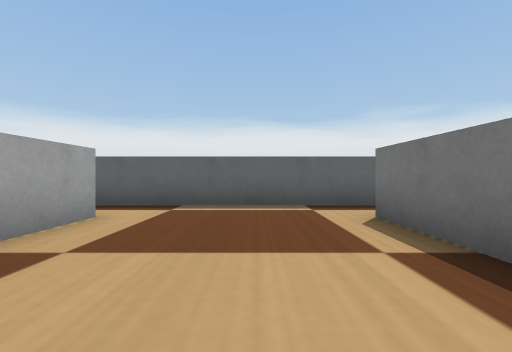
[1] (above)

24 first-person views from a walk through a robot-simulator world made for Webots. The camera is 0.06 m above the floor, looks level and sees 90° across. The floor is counted in squares, 0.1 m on a side. Each view is taken from the middle of a square. On the plan, view 1 faces up. The plan holds only what a view shows up to about 9 squares ahead; the rest is blank. Robots are left out. Webots' stock objects and surfaces are drawn as simple stand-ins.

[2]
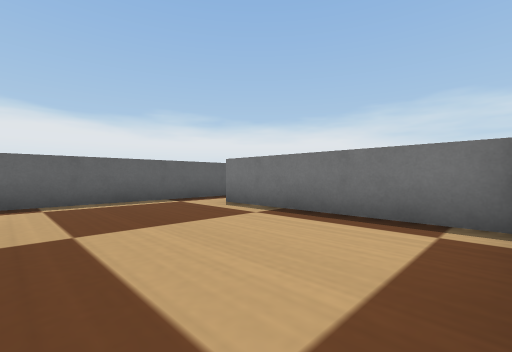

[3]
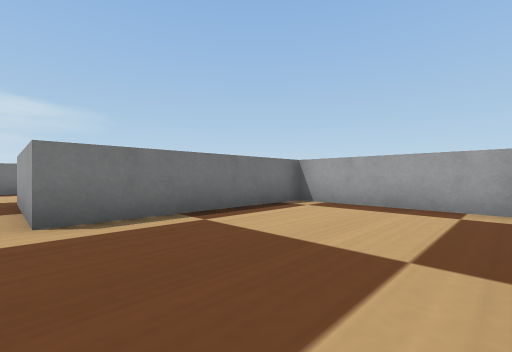

[4]
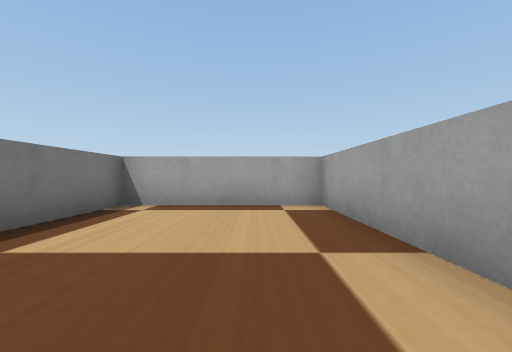

[5]
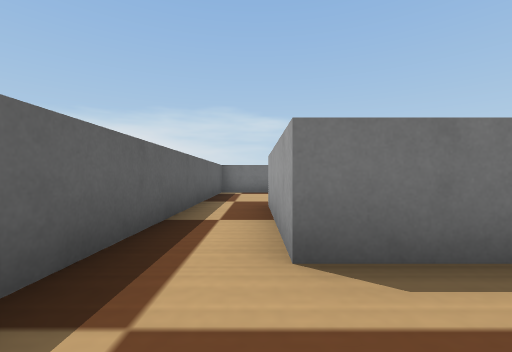

[6]
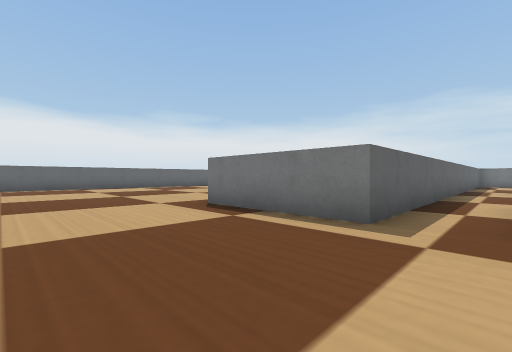

[7]
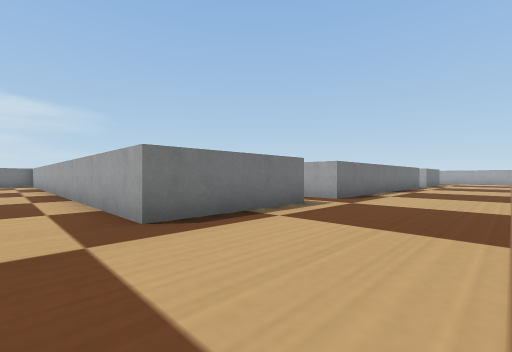

[8]
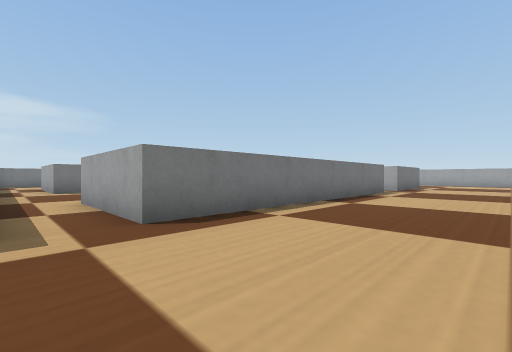

[9]
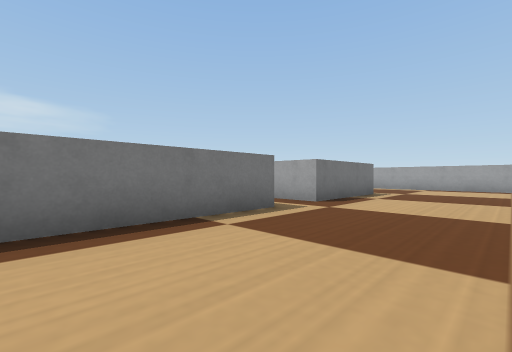

[10]
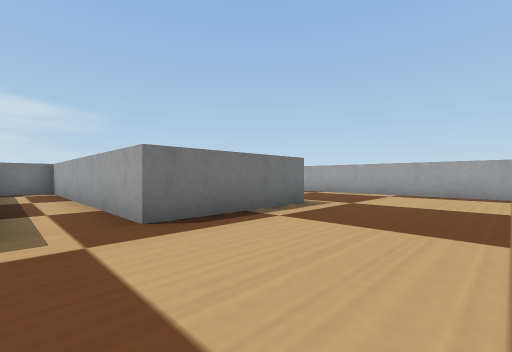

[11]
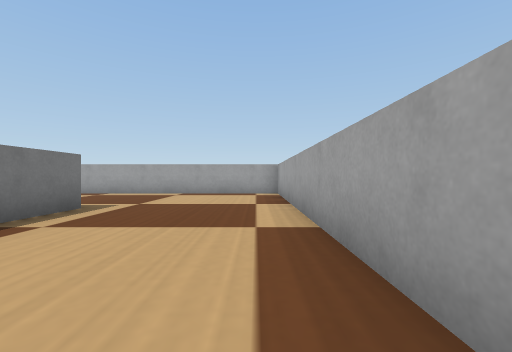

[12]
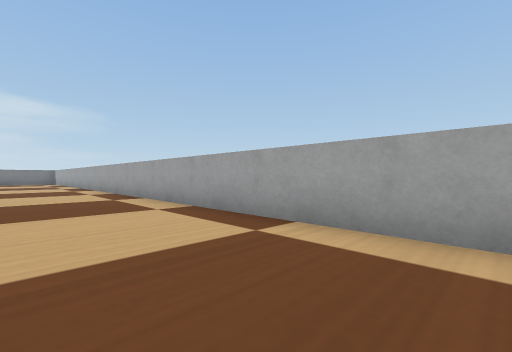

[13]
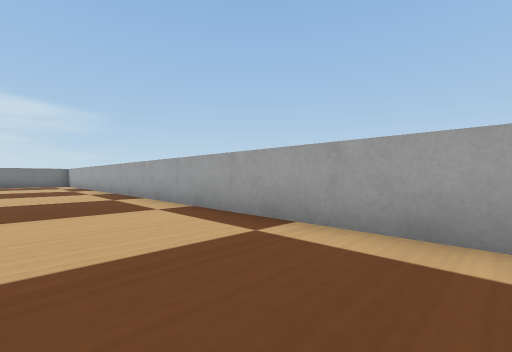

[14]
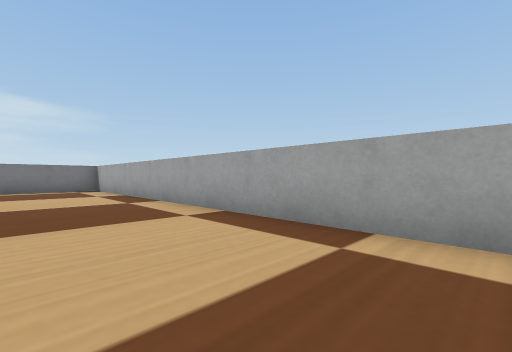

[15]
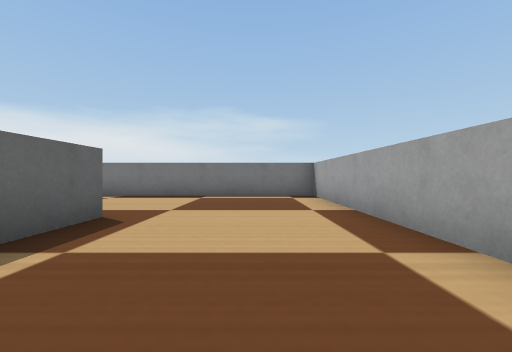

[16]
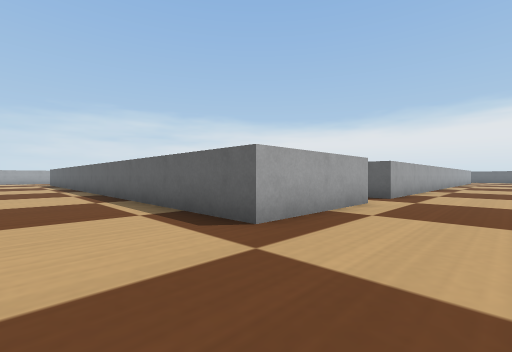

[17]
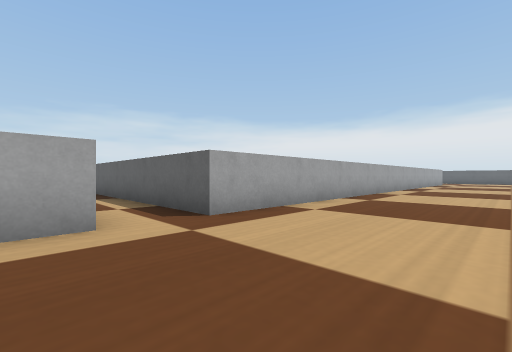

[18]
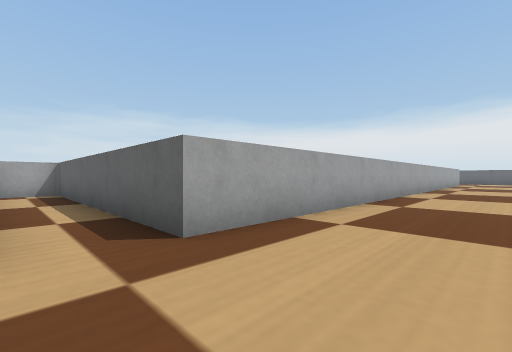

[19]
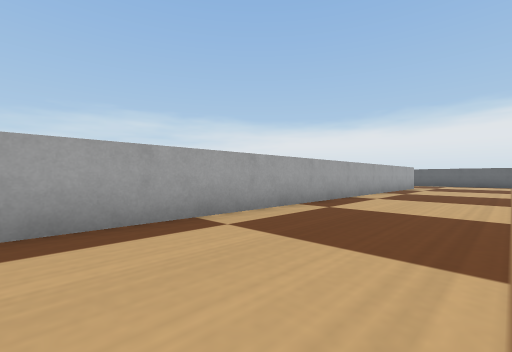

[20]
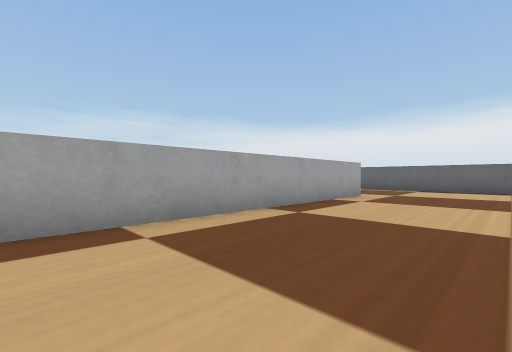

[21]
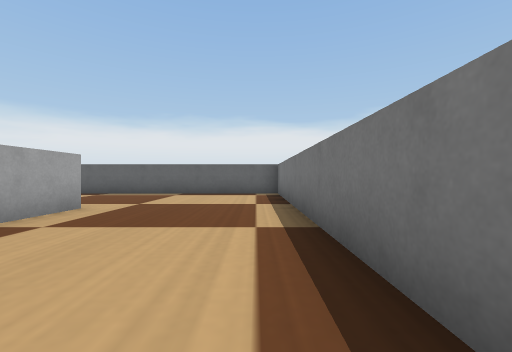

[22]
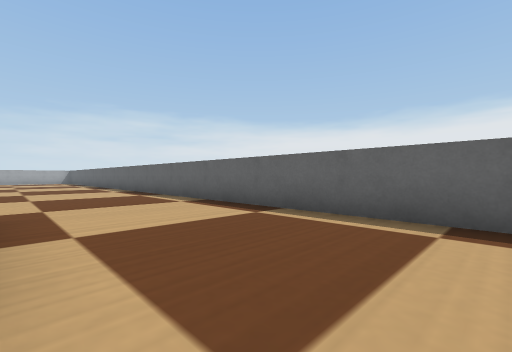

[23]
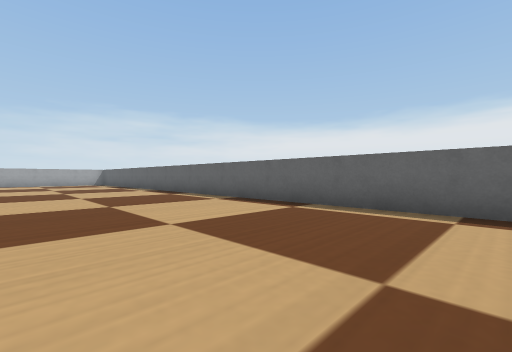

[24]
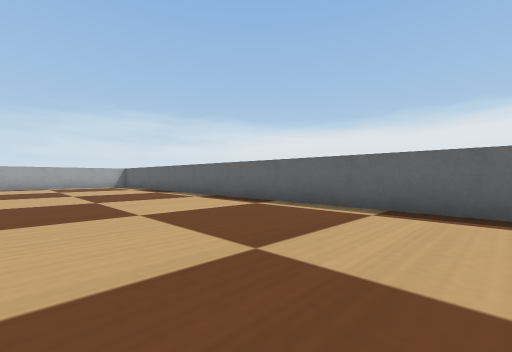

### Floor plan
Points are (right, up) in squares from view 1. A wall is a line through its corners. A room is listed if a view was taken in it or the views show most of it. See-through windows are left out.
Room 1 (views 1, 2, 3, 4, 5)
walls: (-2.4, 3.7) (-2.4, -1.3) (1.7, -1.3) (1.7, 3.7) (5.2, 3.7); (5.5, 5.2) (-2.6, 5.2)
ways out: opening at (-3, 4) to room 2; opening at (5, 4)
Room 2 (views 6, 7, 8, 9, 10, 11, 12, 13, 14, 15, 16, 17, 18, 19, 20, 21, 22, 23, 24)
walls: (-2.6, 5.2) (-5.8, 5.2) (-5.8, 8.7) (2.2, 8.7); (12.8, 13.8) (12.8, -4.7) (5.3, -4.7) (5.3, -6); (16.8, 9.8) (16.8, 17.8) (-3, 17.8); (-5.8, -4.9) (-5.8, 3.7) (-2.4, 3.7); (12.8, -6.2) (12.8, -9.7) (4.5, -9.7); (-9.8, -5.8) (-9.8, -13.8) (16.8, -13.8) (16.8, -7.4); (-5.8, -9.8) (-5.8, -6.3) (1.7, -6.3) (1.7, -5)
ways out: opening at (-3, 4) to room 1

Positions as (right, up) in squares from view 1, and headings:
1: (0, 0), facing up
2: (-2, -1), facing up-right
3: (-2, 4), facing down-right
4: (-1, 4), facing down
5: (0, 4), facing right
6: (-9, 4), facing up-right
7: (-9, 10), facing down-right
8: (-9, 5), facing down-right
9: (-9, -1), facing down-right
10: (-9, -5), facing down-right
11: (-9, -5), facing down
12: (-6, -11), facing down-right
13: (-1, -11), facing down-right
14: (5, -11), facing down-right
15: (9, -12), facing right
16: (15, -12), facing up-left
17: (16, -7), facing up-left
18: (15, -6), facing up-left
19: (16, 0), facing up-left
20: (16, 6), facing up-left
21: (16, 9), facing up
22: (14, 14), facing up-left
23: (9, 13), facing up-left
24: (5, 13), facing up-left
